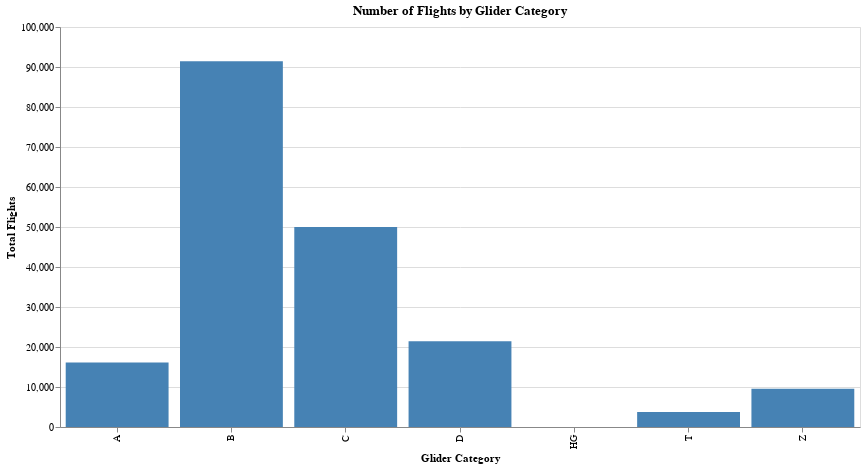

The notebook cell saved with this chart:
### Markdown cell above
### Gliders

### Code cell
query = """
SELECT
    glider_cat,
    COUNT(*) AS total_flights
FROM source.flights
GROUP BY glider_cat
"""
df = pd.read_sql(query, engine)
barchart = alt.Chart(df).mark_bar(color='steelblue').encode(
    x=alt.X('glider_cat:N', sort=alt.EncodingSortField(field='glider_cat'), title='Glider Category'),
    y=alt.Y('total_flights:Q', title='Total Flights'),
    tooltip=['glider_cat:N', 'total_flights:Q']
).properties(
    width=800,
    height=400,
    title='Number of Flights by Glider Category'
)
barchart.show()

### Figure 1 — Vega-Lite specification as saved in the notebook (floating-point values rounded to 4 significant figures)
{"$schema": "https://vega.github.io/schema/vega-lite/v5.17.0.json", "config": {"view": {"continuousHeight": 300, "continuousWidth": 300}}, "data": {"name": "data-ff874f0bbfcecefc21a9e6b531fb1ae8"}, "datasets": {"data-ff874f0bbfcecefc21a9e6b531fb1ae8": [{"glider_cat": "A ", "total_flights": 16112}, {"glider_cat": "B ", "total_flights": 91454}, {"glider_cat": "C ", "total_flights": 49984}, {"glider_cat": "D ", "total_flights": 21452}, {"glider_cat": "HG", "total_flights": 2}, {"glider_cat": "T ", "total_flights": 3762}, {"glider_cat": "Z ", "total_flights": 9547}]}, "encoding": {"tooltip": [{"field": "glider_cat", "type": "nominal"}, {"field": "total_flights", "type": "quantitative"}], "x": {"field": "glider_cat", "sort": {"field": "glider_cat"}, "title": "Glider Category", "type": "nominal"}, "y": {"field": "total_flights", "title": "Total Flights", "type": "quantitative"}}, "height": 400, "mark": {"color": "steelblue", "type": "bar"}, "title": "Number of Flights by Glider Category", "width": 800}
